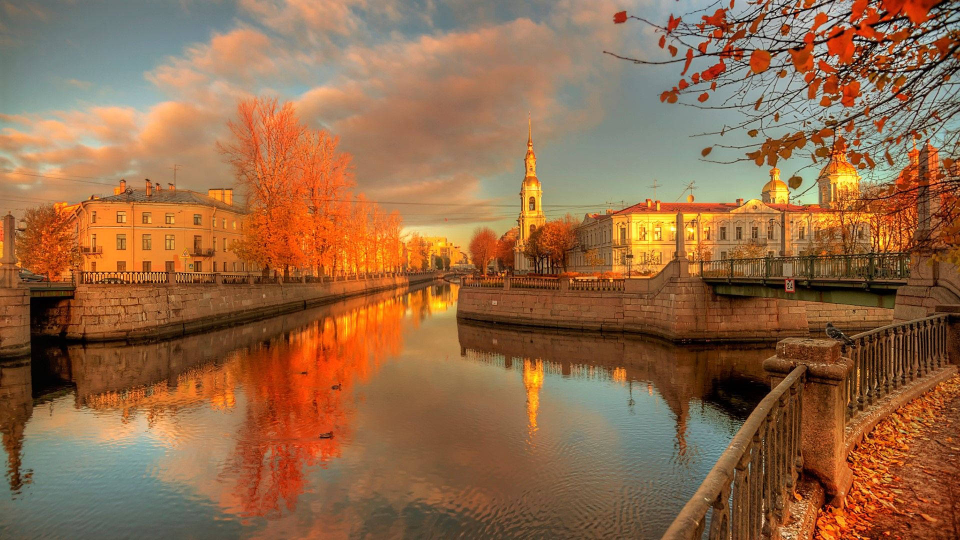
#> input picture petersburg.jpg, 1920 x 1080 px, found by its file name (shown at 1/2 size)
$ python Closing.py
#> lines starting #> are read from the running program, lines starting #| are printed output that depends on the picture
import cv2
import numpy as np
# The formula is: Closing = First Dilation + Then Erosion
# Without changing the overall size of the object, you fill in the spaces within and integrate the shape

image = cv2.imread('petersburg.jpg', 0)
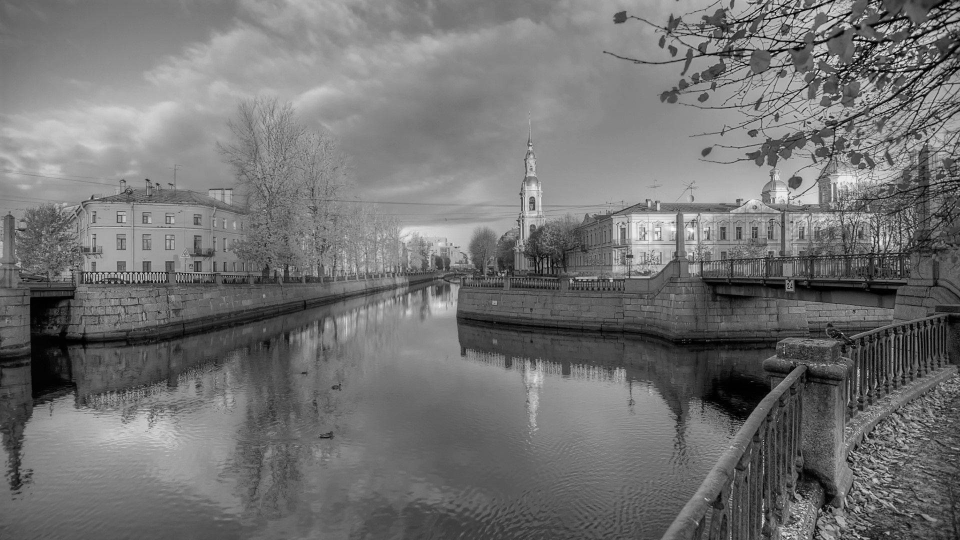
#> image: shape (1080, 1920) (shown at 1/2 size); min 0, max 255, mean 114.3
image=cv2.resize(image,(300,300))
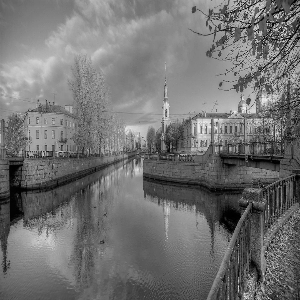
#> image: shape (300, 300); min 0, max 243, mean 114.2

kernel = np.ones((5, 5), np.uint8)

# Closing Process
closing = cv2.morphologyEx(image, cv2.MORPH_CLOSE, kernel)
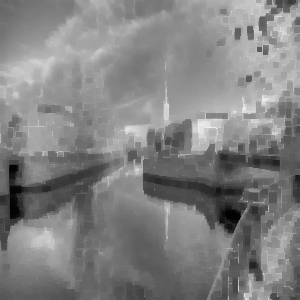
#> closing: shape (300, 300); min 2, max 243, mean 129.5

collage = cv2.hconcat([image,closing])
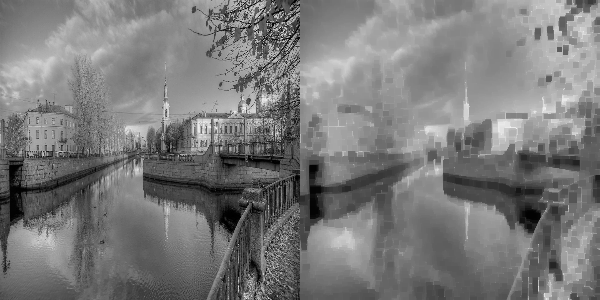
#> collage: shape (300, 600); min 0, max 243, mean 121.8
cv2.imshow("Original image --> Closing",collage)
cv2.waitKey(0)
cv2.destroyAllWindows()
